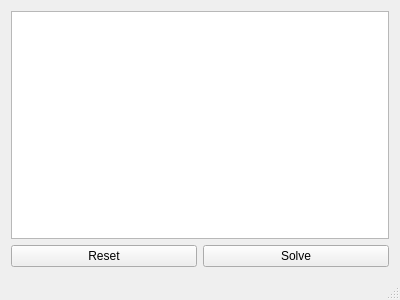
<?xml version="1.0" encoding="UTF-8"?>
<ui version="4.0">
 <class>MainWindow</class>
 <widget class="QMainWindow" name="MainWindow">
  <property name="geometry">
   <rect>
    <x>0</x>
    <y>0</y>
    <width>400</width>
    <height>300</height>
   </rect>
  </property>
  <property name="windowTitle">
   <string>SudoKu</string>
  </property>
  <widget class="QWidget" name="centralWidget">
   <layout class="QGridLayout" name="gridLayout">
    <item row="1" column="0">
     <layout class="QHBoxLayout" name="horizontalLayout">
      <item>
       <widget class="QPushButton" name="resetButton">
        <property name="text">
         <string>Reset</string>
        </property>
       </widget>
      </item>
      <item>
       <widget class="QPushButton" name="solveButton">
        <property name="text">
         <string>Solve</string>
        </property>
       </widget>
      </item>
     </layout>
    </item>
    <item row="0" column="0">
     <widget class="QTableView" name="tableView">
      <attribute name="horizontalHeaderVisible">
       <bool>false</bool>
      </attribute>
      <attribute name="verticalHeaderVisible">
       <bool>false</bool>
      </attribute>
     </widget>
    </item>
   </layout>
  </widget>
  <widget class="QStatusBar" name="statusBar"/>
 </widget>
 <layoutdefault spacing="6" margin="11"/>
 <resources/>
 <connections/>
</ui>
